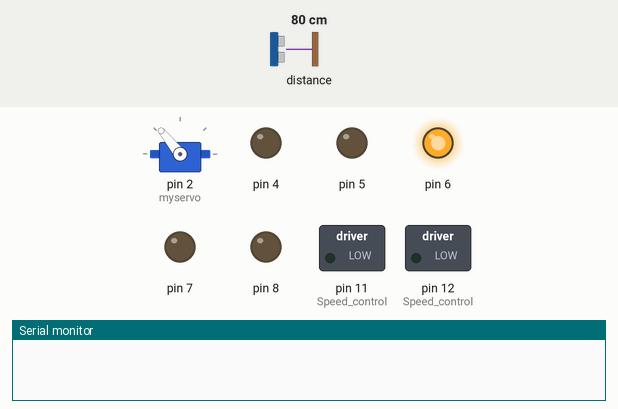
The sketch below on a simulated Arduino Uno, built with avr-gcc and run on an emulated ATmega328P. On the bench: servo, switched loads named in the sketch (green lamp = pin HIGH), output pins drawn as LEDs (lit = HIGH), the last lines printed to the serial monitor. The inputs (shaded band) are chosen by the test bench; at power-on: distance to the obstacle 80 cm.

Above: at 4.2 s.
4.3 s: distance to the obstacle set to 2 cm
7.3 s: distance to the obstacle set to 5 cm
At 8.6 s:
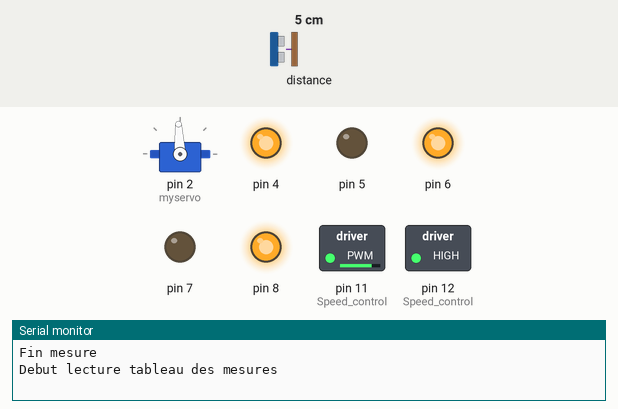
9.2 s: distance to the obstacle set to 2 cm
At 10.2 s:
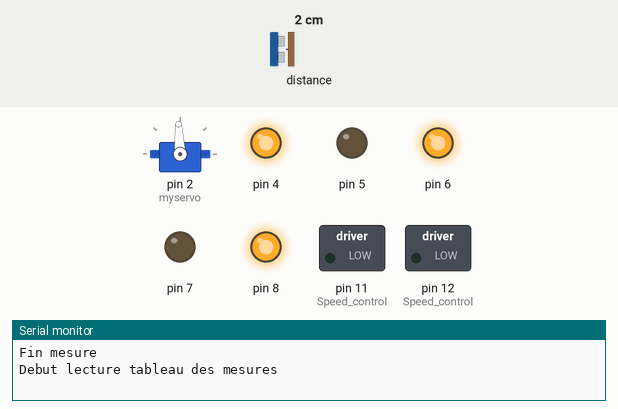
10.7 s: distance to the obstacle set to 4 cm
At 11.7 s:
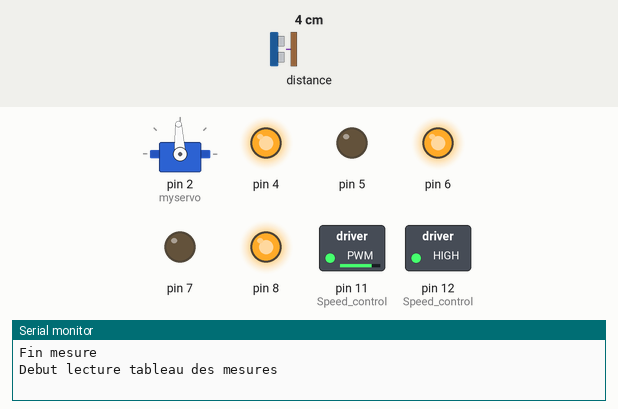
Timing chart, 0 to 13.7 s (numbered marks = the images above; inputs shaded):
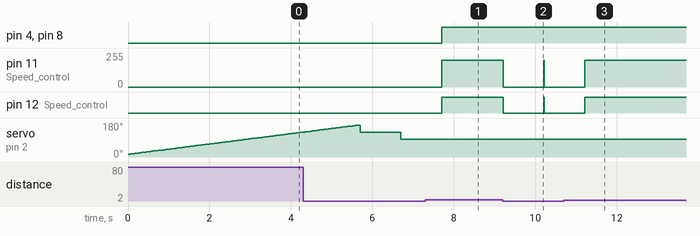

Measured:
- after the input at 7.3 s, pin 11 (Speed_control): goes on until 7.7 s, then stays 200/255; pin 12 (Speed_control): goes on until 7.7 s, then stays HIGH
- after the input at 9.2 s, pin 11 (Speed_control): 200/255 → 0/255 at once; pin 12 (Speed_control): HIGH → LOW at once, → HIGH 1.0 s later, → LOW 0.01 s later
- after the input at 10.7 s, pin 11 (Speed_control): goes on until 11.2 s, then stays 200/255; pin 12 (Speed_control): goes on until 11.2 s, then stays HIGH

The sketch:

AvancerLidar.ino
```cpp
#include <Wire.h>
#include <math.h>
#include <LIDARLite.h>
#include <Servo.h>

///Variables pour la detection
int TabMesDis[180]; //distances des objets détectés
int TabMesPos[180]; //Position (angle) du Lidar
int TabMesInd[180];
boolean TabMesEtat[180];
int TabInstMes[5];
int MesDis;
int MesDisPrec=2000;
int i=0;
int j=0;
int k=0;
int iMin=0;
int imax;
int t1;
int AngleDepart=80;
int AngleRecherche=120;
int ElimBord=5;
Servo myservo;  // create servo object to control a servo
int val;    // variable to read the value from the analog pin
int DisMin=0;

///Variables pour le déplacement
int DistATrouver = 0;
int speed = 200;


boolean detection = true;

LIDARLite myLidarLite;

void setup() {

  Serial.begin(9600);
  myLidarLite.begin();
  delay (20);
 myservo.attach(2);  // attaches the servo on pin 9 to the servo object


 // Motor_1 controll pin initiate;
 pinMode(4, OUTPUT);
 pinMode(5, OUTPUT);
 pinMode(11, OUTPUT); // Speed control

 // Motor_2 controll pin initiate;
 pinMode(7, OUTPUT);
 pinMode(8, OUTPUT);
 pinMode(12, OUTPUT);  // Speed control

 //Enable the Motor Shield output;
 pinMode(6, OUTPUT);
 digitalWrite(6, HIGH);
}


void loop()
{
//////////////////////////////////////
///        Détection                //
//////////////////////////////////////

  if (detection == true)
  {
    i=0;
     for (t1=700 ; t1<2300; t1+=10)
    {
      i++;
      val = map(i, 0, AngleRecherche, AngleDepart, AngleDepart+AngleRecherche);     // scale it to use it with the servo (value between 0 and 180)
      myservo.writeMicroseconds(t1);                  // sets the servo position according to the scaled value
      TabMesPos[i]=t1;
      TabMesInd[i]=i;
      //delay(100);
      MesDis=0;
      k=0;

      for (j=0;j<3;j++)
        {
          TabInstMes[j]=myLidarLite.distance();
          //delay(2);
            if (TabInstMes[j] > 4000 || TabInstMes[j] < 2 )
            {
              /*
              Serial.print("mesure hors limites :");
              Serial.print(k);
              Serial.print("  ");
              Serial.println(TabInstMes[j]);
              */
            }
            else
            {
              MesDis+=TabInstMes[j];
              k+=1;
            }
          }
          if (k==0)
          {
            TabMesEtat[i]=LOW;
            TabMesDis[i]=0;
            //Serial.println("k=0  ");
          }
          else
          {
            TabMesEtat[i]=HIGH;
            TabMesDis[i]=MesDis/k;
          }
      /*
      Serial.print(TabInstMes[0]);
      Serial.print(" ");
      Serial.print(TabInstMes[1]);
      Serial.print(" ");
      Serial.print(TabInstMes[2]);
      Serial.print(" - ");
      Serial.print(i);
      Serial.print(" = ");
      Serial.print(TabMesDis[i]);
      Serial.println(" ");
      */
      delay(5);
    }
    imax=i;
    Serial.println("Fin mesure");

    Serial.println("Debut lecture tableau des mesures");
     DisMin=4000;
    for (i=1 ; i<imax; i++)
    {
      if(TabMesDis[i]<DisMin && TabMesEtat[i]==HIGH) // Recherche objet le plus proche
      {
        DisMin=TabMesDis[i];
        iMin=i;
      }

    }
    /*
    Serial.print("Objet le plus proche : iMin : ");
    Serial.print(iMin);
    Serial.print(" Dis : ");
    Serial.print(TabMesDis[iMin]);
    Serial.print(" Pos deg : ");
    Serial.println(TabMesPos[iMin]);
    */
    myservo.writeMicroseconds(TabMesPos[iMin]);//se positionne sur l'objet
    delay(1000);

    myservo.writeMicroseconds(1500); //se positionne droit
    for (i=1 ; i<imax; i++)
    {
      if(TabMesEtat[i]==HIGH)
      {
        //Serial.print(" Dis : ");
       /*
        Serial.println(TabMesDis[i]);
        Serial.print(" Ind : ");
        Serial.print(TabMesInd[i]);
        Serial.print(" Etat : ");
        Serial.print(TabMesEtat[i]);
        Serial.print(" Pos :");
        Serial.println(TabMesPos[i]);
        */
      }
    }
  }

  delay(1000);               // wait for a 2 seconds

//////////////////////////////////////
///        Déplacement              //
//////////////////////////////////////

detection = false; //Permet d'arrêter la rotation du Lidar

///Detection a droite
    if (TabMesPos > 700 && TabMesPos[iMin]<1500) //détecte à droite
    {
      do {
         analogWrite(11,speed);    // set the motor_1 speed ;
         digitalWrite(4, HIGH);
         digitalWrite(5, LOW);  // Set the rotation of motor_1

         analogWrite(12,speed - 20);    // set the motor_2 speed ;
         digitalWrite(7, HIGH);
         digitalWrite(8, LOW);  // Set the rotation of motor_1

         DistATrouver = myLidarLite.distance(); //Mesure par le lidar
      }    while(TabMesDis[iMin] -5 >= DistATrouver || TabMesDis[iMin] +5 <= DistATrouver ); //marge d'erreur de +- 5

        //Arret des roues quand positionné sur le Lidar
        analogWrite(11,0);    // set the motor_1 speed ;
        analogWrite(12,0);    // set the motor_2 speed ;
    }


///Detection a gauche
    if (TabMesPos > 700 && TabMesPos[iMin]<1500)
    {
      do {
         analogWrite(11,speed);    // set the motor_1 speed ;
         digitalWrite(4, LOW);
         digitalWrite(5, HIGH);  // Set the rotation of motor_1

         analogWrite(12,speed - 20);    // set the motor_2 speed ;
         digitalWrite(7, LOW);
         digitalWrite(8, HIGH);  // Set the rotation of motor_1

         DistATrouver = myLidarLite.distance();
      }    while(TabMesDis[iMin] -5 >= DistATrouver || TabMesDis[iMin] +5 <= DistATrouver );

        analogWrite(11,0);    // set the motor_1 speed ;
        analogWrite(12,0);    // set the motor_2 speed ;
    }

///Pour avancer
    do
    {
       analogWrite(11,speed);    // set the motor_1 speed ; gauche
       digitalWrite(4, HIGH);
       digitalWrite(5, LOW);  // Set the rotation of motor_1

       analogWrite(12,speed - 20);    // set the motor_2 speed ; droite
       digitalWrite(7, LOW);
       digitalWrite(8, HIGH);  // Set the rotation of motor_1

       DistATrouver = myLidarLite.distance();
    }
    while (DistATrouver > 3);

       analogWrite(11,0);    // set the motor_1 speed ;
       analogWrite(12,0);    // set the motor_2 speed ;
    }
```
